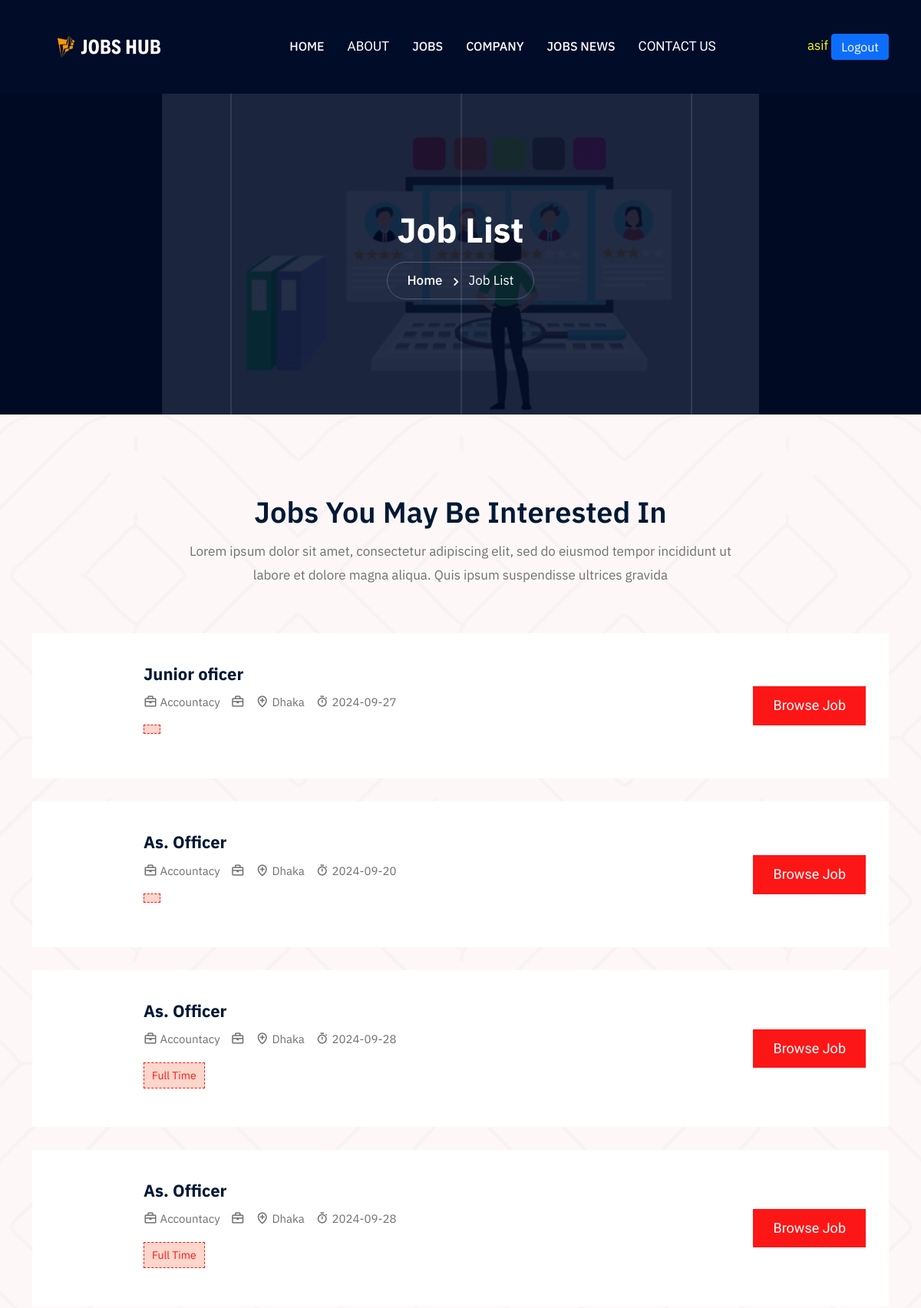
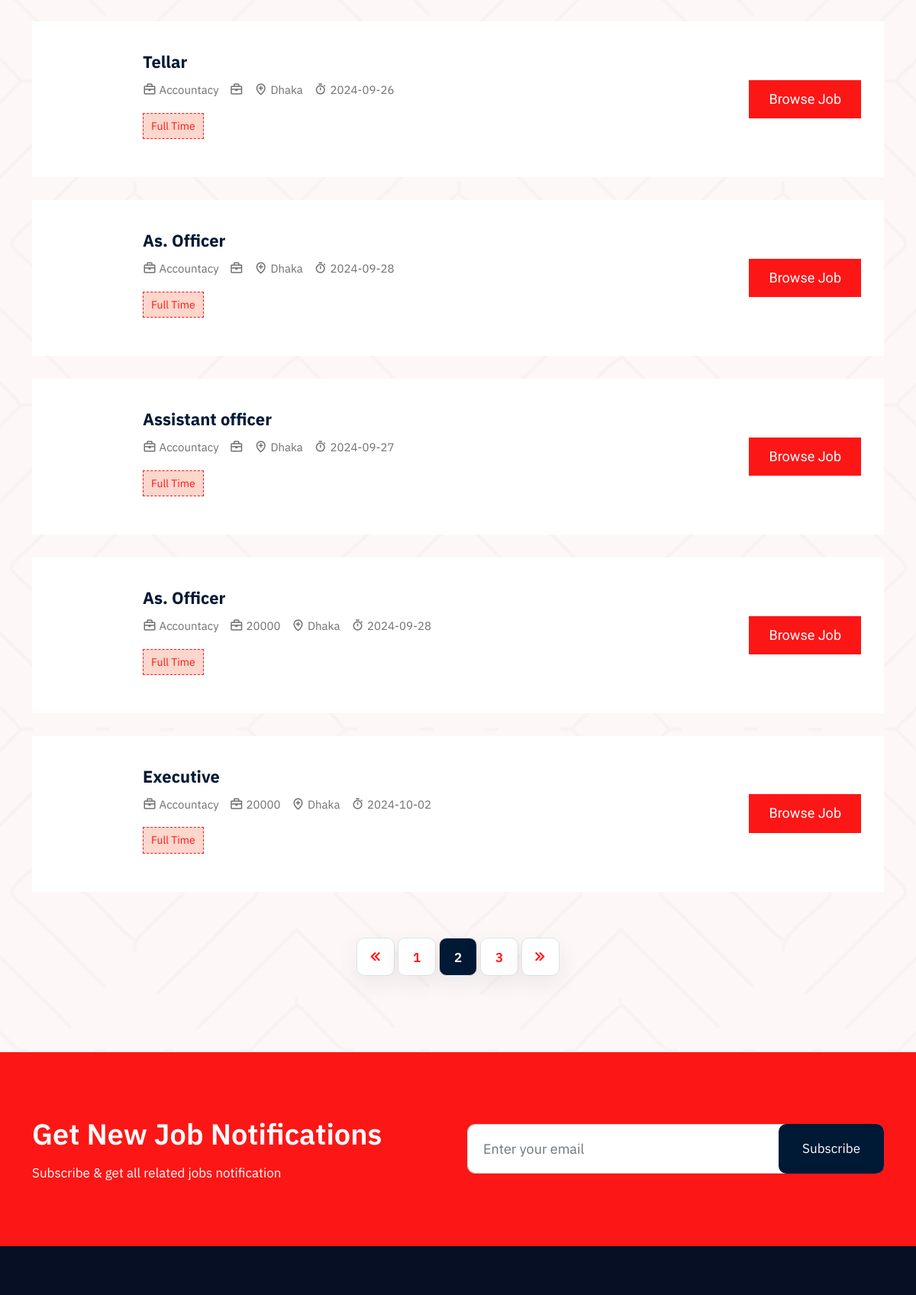
The app's page /job-list_category.php?category_id=Accountacy (signed in, upper part) with its own data (2 pictures, top to bottom).
### tables this page shows
CREATE TABLE `vacancy` (
  `id` int(11) NOT NULL,
  `job_title` varchar(50) NOT NULL,
  `salary` varchar(30) NOT NULL,
  `company_name` varchar(30) NOT NULL,
  `address` varchar(30) NOT NULL,
  `category` varchar(30) NOT NULL,
  `start_date` date NOT NULL DEFAULT current_timestamp(),
  `last_date` date NOT NULL DEFAULT current_timestamp(),
  `email` varchar(30) NOT NULL,
  `website` varchar(30) NOT NULL,
  `job_type` varchar(20) NOT NULL,
  `company_id` int(11) NOT NULL,
  `vacancy_count` int(11) NOT NULL,
  `catagory_id` int(11) NOT NULL,
  `category_count` int(11) NOT NULL,
  `description` varchar(300) NOT NULL
);

### job-list_category.php (the view, shortened to what this page needs)
<?php
require_once 'connect.php';
$user_first_name = $_SESSION['name'];
if(!empty($user_first_name)){
?>
<!doctype html>
<html lang="zxx">
    <head>
        <link rel="stylesheet" href="assets/css/bootstrap.min.css">
        <link rel="stylesheet" href="assets/css/owl.carousel.min.css">
        <link rel="stylesheet" href="assets/css/owl.theme.default.min.css">
        <link rel="stylesheet" href="assets/css/boxicon.min.css">
        <link rel="stylesheet" href="assets/fonts/flaticon/flaticon.css">
        <link rel="stylesheet" href="assets/css/magnific-popup.css">
        <link rel="stylesheet" href="assets/css/meanmenu.css">
        <link rel="stylesheet" href="assets/css/nice-select.css">
		<link rel="stylesheet" href="assets/css/style.css">
		<link rel="stylesheet" href="assets/css/dark.css">
		<link rel="stylesheet" href="assets/css/responsive.css">
    </head>
    <body>
        <div class="navbar-area">
			<?php require_once "includes/top_menu.php" ?>
        <section class="page-title title-bg5">
            <div class="d-table">
                <div class="d-table-cell">
                    <h2>Job List</h2>
                    <ul>
                        <li>
                            <a href="index.php">Home</a>
                        </li>
                        <li>Job List</li>
                    </ul>
                </div>
            </div>
            <div class="lines">
                <div class="line"></div>
                <div class="line"></div>
                <div class="line"></div>
            </div>
        </section>
        <section class="job-style-two job-list-section pt-100 pb-70">
            <div class="container">
                <div class="section-title text-center">
                    <h2>Jobs You May Be Interested In</h2>
                    <p>Lorem ipsum dolor sit amet, consectetur adipiscing elit, sed do eiusmod tempor incididunt ut labore et dolore magna aliqua. Quis ipsum suspendisse ultrices gravida</p>
                </div>
                <div class="row">
                    <?php
                    $id = $_REQUEST['category_id'];
                    $sql =$conn->query ("SELECT vacancy.id,vacancy.job_title,vacancy.category,vacancy.salary,vacancy.address,vacancy.last_date,vacancy.job_type FROM vacancy,category WHERE vacancy.category='$id' AND vacancy.catagory_id=category.id");
                    while($row = $sql->fetch_assoc()){
                    ?>
                    <div class="col-lg-12">
                        <div class="job-card-two">
                            <div class="row align-items-center">
                                <div class="col-md-8">
                                    <div class="job-info">
                                        <h3>
                                            <a href="job_details.php?id=<?php echo $row['id']?>"><?php echo $row['job_title'] ?></a>
                                        </h3>
                                        <ul>
                                            <li>
                                                <i class='bx bx-briefcase' ></i>
                                                <?php echo $row['category'] ?>
                                            </li>
                                            <li>
                                                <i class='bx bx-briefcase' ></i>
                                                <?php echo $row['salary'] ?>
                                            </li>
                                            <li>
                                                <i class='bx bx-location-plus'></i>
                                                <?php echo $row['address'] ?>
                                            </li>
                                            <li>
                                                <i class='bx bx-stopwatch' ></i>
                                                <?php echo $row['last_date'] ?>
                                            </li>
                                        </ul>
                                        <span><?php echo $row['job_type'] ?></span>
                                    </div>
                                </div>
                                <div class="col-md-3">
                                    <div class="theme-btn text-end">
                                        <a href="job_details.php?id=<?php echo $row['id']?>" class="default-btn">
                                            Browse Job
                                        </a>
                                    </div>
                                </div>
                            </div>
                        </div>
                    </div>
<?php } ?>
                </div>
                <nav aria-label="Page navigation example">
                    <ul class="pagination justify-content-center">
                        <li class="page-item disabled">
                            <a class="page-link" href="#" tabindex="-1" aria-disabled="true">
                                <i class='bx bx-chevrons-left bx-fade-left'></i>
                            </a>
                        </li>
                        <li class="page-item"><a class="page-link" href="#">1</a></li>
                        <li class="page-item"><a class="page-link active" href="#">2</a></li>
                        <li class="page-item"><a class="page-link" href="#">3</a></li>
                        <li class="page-item">
                            <a class="page-link" href="#">
                                <i class='bx bx-chevrons-right bx-fade-right'></i>
                            </a>
                        </li>
                    </ul>
                </nav>
            </div>
        </section>
        <section class="subscribe-section">
            <div class="container">
                <div class="row align-items-center">
                    <div class="col-md-6">
                        <div class="section-title">
                            <h2>Get New Job Notifications</h2>
                            <p>Subscribe & get all related jobs notification</p>
                        </div>
                    </div>
                    <div class="col-md-6">
                        <form class="newsletter-form" data-toggle="validator">
                            <input type="email" class="form-control" placeholder="Enter your email" name="EMAIL" required autocomplete="off">
                            <button class="default-btn sub-btn" type="submit">
                                Subscribe
                            </button>
                        </form>
                    </div>
                </div>
            </div>
        </section>
		<?php require_once "assets/php/includes/bottom.php" ?>
  	</body>
</html>
<?php
}else{
    header('location:sign_in.php');
}
?>

### records on screen
vacancy: job_title "Junior oficer", category "Accountacy", address "Dhaka", last_date "2024-09-27"
vacancy: job_title "As. Officer", category "Accountacy", address "Dhaka", last_date "2024-09-20"
vacancy: job_title "As. Officer", category "Accountacy", address "Dhaka", last_date "2024-09-28", job_type "Full Time"
vacancy: job_title "As. Officer", category "Accountacy", address "Dhaka", last_date "2024-09-28", job_type "Full Time"
vacancy: job_title "Tellar", category "Accountacy", address "Dhaka", last_date "2024-09-26", job_type "Full Time"
vacancy: job_title "As. Officer", category "Accountacy", address "Dhaka", last_date "2024-09-28", job_type "Full Time"
vacancy: job_title "Assistant officer", category "Accountacy", address "Dhaka", last_date "2024-09-27", job_type "Full Time"
vacancy: job_title "As. Officer", category "Accountacy", salary "20000", address "Dhaka", last_date "2024-09-28", job_type "Full Time"
vacancy: job_title "Executive", category "Accountacy", salary "20000", address "Dhaka", last_date "2024-10-02", job_type "Full Time"

### other values on screen
$_SESSION['name'] "asif"
